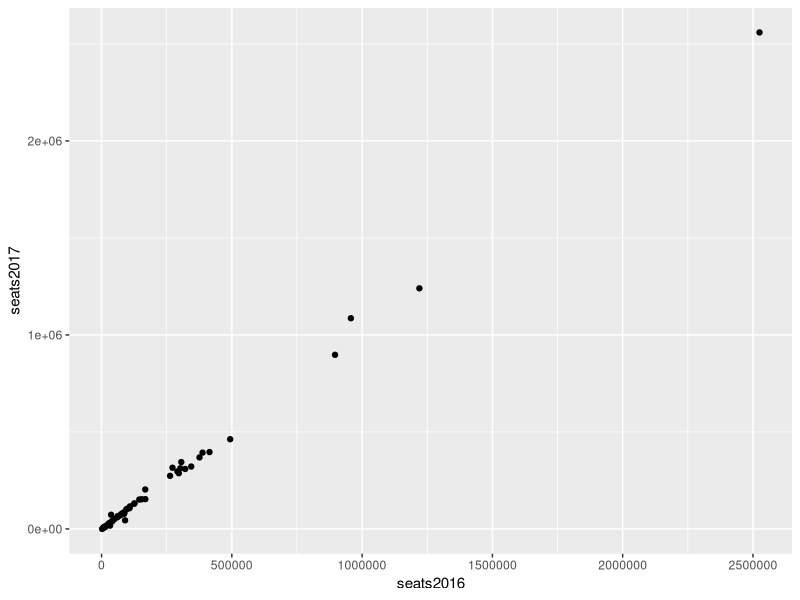
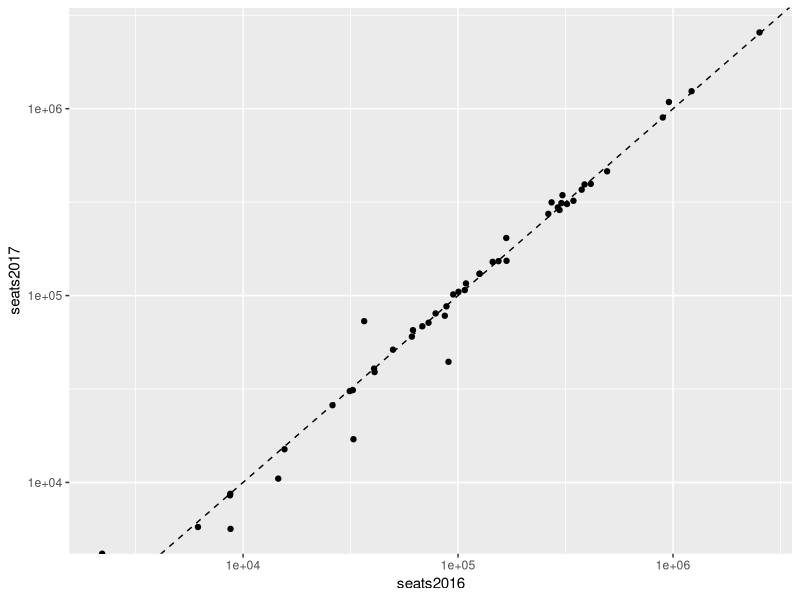
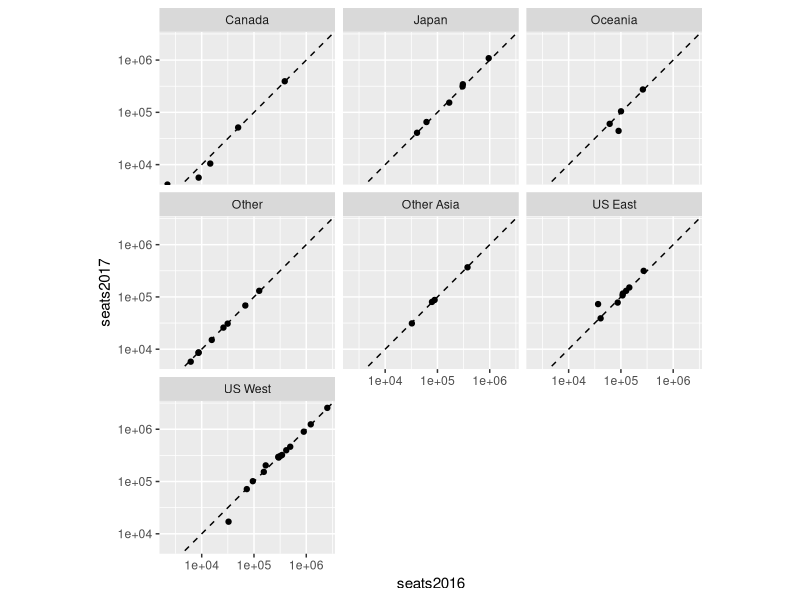
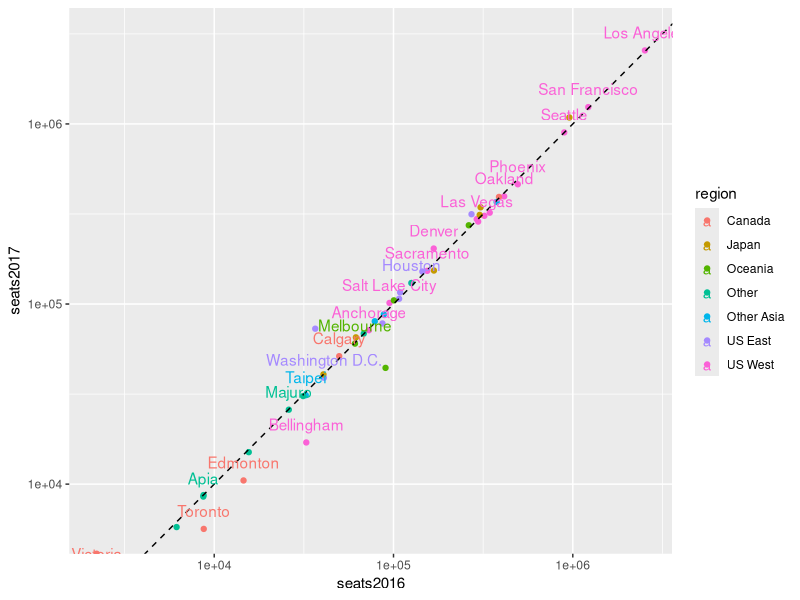
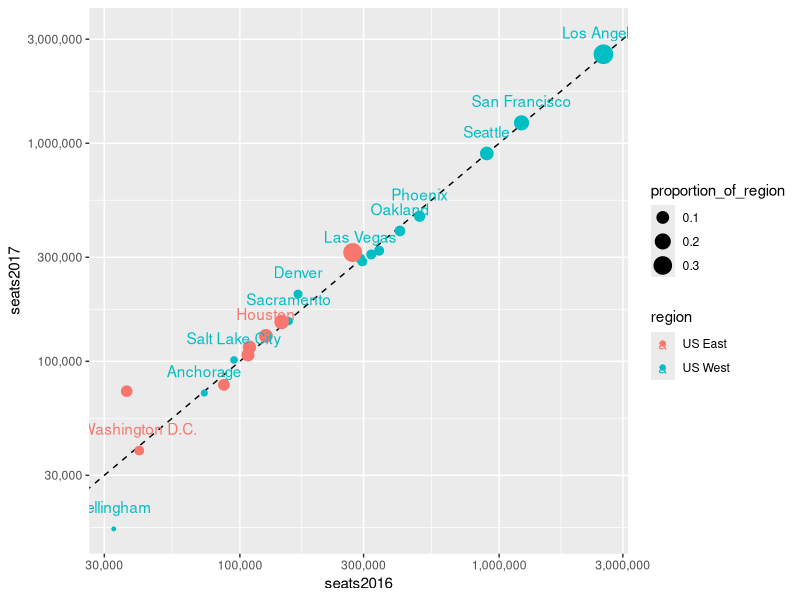
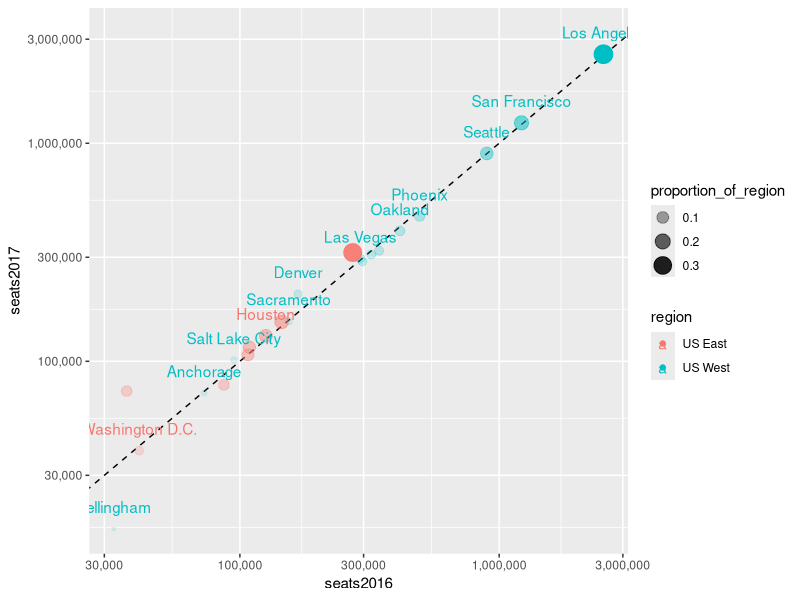
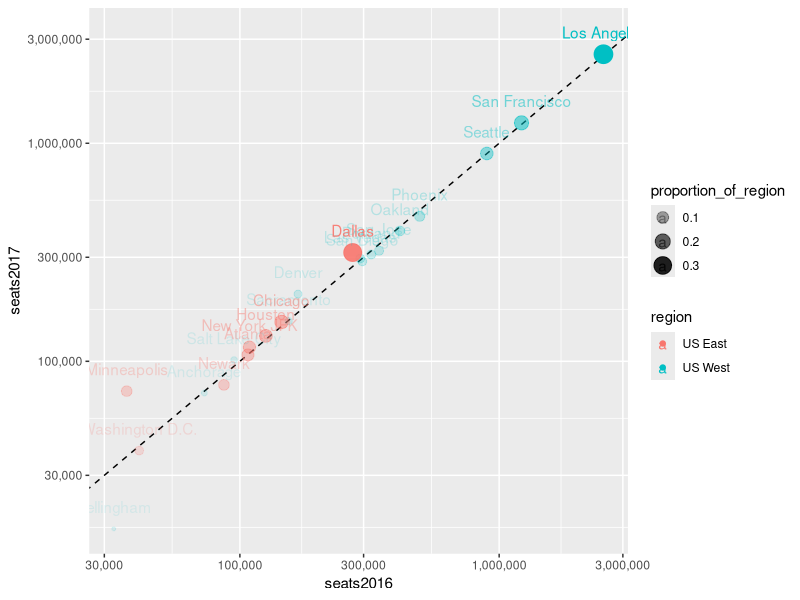
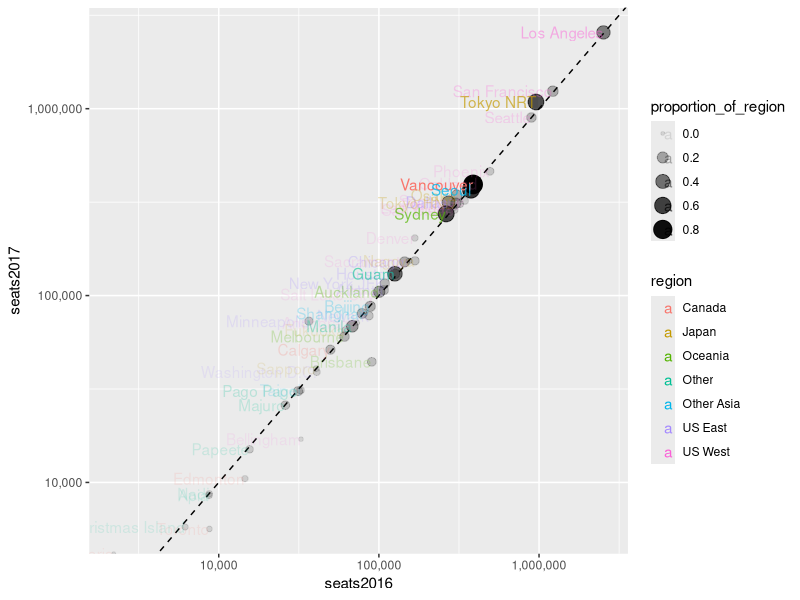

Generate these figures, in order, with R:
## ---- chunk 1
library(readxl)
seats <- read_excel("data/2017 Air Seat Forecast rev 0617.xls", col_names = c(
  "dep_city", 
  "seats2017Q1", "seats2017Q2", "seats2017Q3", "seats2017Q4", "seats2017", 
  "seats2016Q1", "seats2016Q2", "seats2016Q3", "seats2016Q4", "seats2016",
  "seatschangeQ1", "seatschangeQ2", "seatschangeQ3", "seatschangeQ4", "seatschange"
), range = "A5:P78")
seats
## ---- chunk 2
library(dplyr)
us_west_range <- 10:23
us_east_range <- 26:33
japan_range <- 40:45
canada_range <- 48:52
other_asia_range <-55:58
oceania_range <- 61:64
other_range <- 67:74

seats$region <- NA
seats[us_west_range,]$region <- "US West"
seats[us_east_range,]$region <- "US East"
seats[japan_range,]$region <- "Japan"
seats[canada_range,]$region <- "Canada"
seats[other_asia_range,]$region <- "Other Asia"
seats[oceania_range,]$region <- "Oceania"
seats[other_range,]$region <- "Other"

seats <- seats %>%
  filter(!is.na(region))
seats
## ---- chunk 3
library(ggplot2)
seats %>%
  ggplot(aes(seats2016, seats2017)) +
  geom_point()
## ---- chunk 4
seats %>%
  ggplot(aes(seats2016, seats2017)) +
  geom_point() +
  scale_x_log10() +
  scale_y_log10() + 
  geom_abline(lty = 2) # dashed line type (lty)
## ---- chunk 5
seats %>%
  ggplot(aes(seats2016, seats2017)) +
  geom_point() +
  scale_x_log10() +
  scale_y_log10() + 
  geom_abline(lty = 2) +
  facet_wrap(~ region) +
  coord_fixed()
## ---- chunk 6
seats %>%
  ggplot(aes(seats2016, seats2017, color = region, label = dep_city)) +
  geom_point() +
  scale_x_log10() +
  scale_y_log10() + 
  geom_abline(lty = 2) +
  geom_text(check_overlap = TRUE, nudge_y = 0.1)
## ---- chunk 7
seats <- seats %>%
  group_by(region) %>%
  mutate(proportion_of_region = seats2017/sum(seats2017))
## ---- chunk 8
seats %>%
  filter(region %in% c("US West", "US East")) %>%
  ggplot(aes(seats2016, seats2017, color = region, label = dep_city)) +
  geom_abline(lty = 2) +
  geom_point(aes(size = proportion_of_region)) +
  scale_x_log10(labels = scales::comma) +
  scale_y_log10(labels = scales::comma) + 
  geom_text(check_overlap = TRUE, nudge_y = 0.1)
## ---- chunk 9
seats %>%
  filter(region %in% c("US West", "US East")) %>%
  ggplot(aes(seats2016, seats2017, color = region, label = dep_city)) +
  geom_abline(lty = 2) +
  geom_point(aes(size = proportion_of_region, alpha = proportion_of_region)) +
  scale_x_log10(labels = scales::comma) +
  scale_y_log10(labels = scales::comma) + 
  geom_text(check_overlap = TRUE, nudge_y = 0.1)
## ---- chunk 10
seats %>%
  filter(region %in% c("US West", "US East")) %>%
  ggplot(aes(seats2016, seats2017, color = region, label = dep_city, alpha = proportion_of_region)) +
  geom_abline(lty = 2) +
  geom_point(aes(size = proportion_of_region)) +
  scale_x_log10(labels = scales::comma) +
  scale_y_log10(labels = scales::comma) + 
  geom_text(nudge_y = 0.1)
## ---- chunk 11
seats %>%
  ggplot(aes(seats2016, seats2017, label = dep_city, alpha = proportion_of_region)) +
  geom_abline(lty = 2) +
  geom_point(aes(size = proportion_of_region)) +
  scale_x_log10(labels = scales::comma) +
  scale_y_log10(labels = scales::comma) + 
  geom_text(aes(color = region), hjust = "right", vjust = "center")
## ---- chunk 12
seats %>%
  ggplot(aes(seats2016, seats2017, label = dep_city, alpha = proportion_of_region)) +
  geom_abline(lty = 2) +
  geom_point(aes(size = proportion_of_region), color = "darkblue") +
  scale_x_log10(labels = scales::comma) +
  scale_y_log10(labels = scales::comma) + 
  geom_text(hjust = "right", vjust = "center", nudge_x = -0.3) +
  facet_wrap(~ region)
